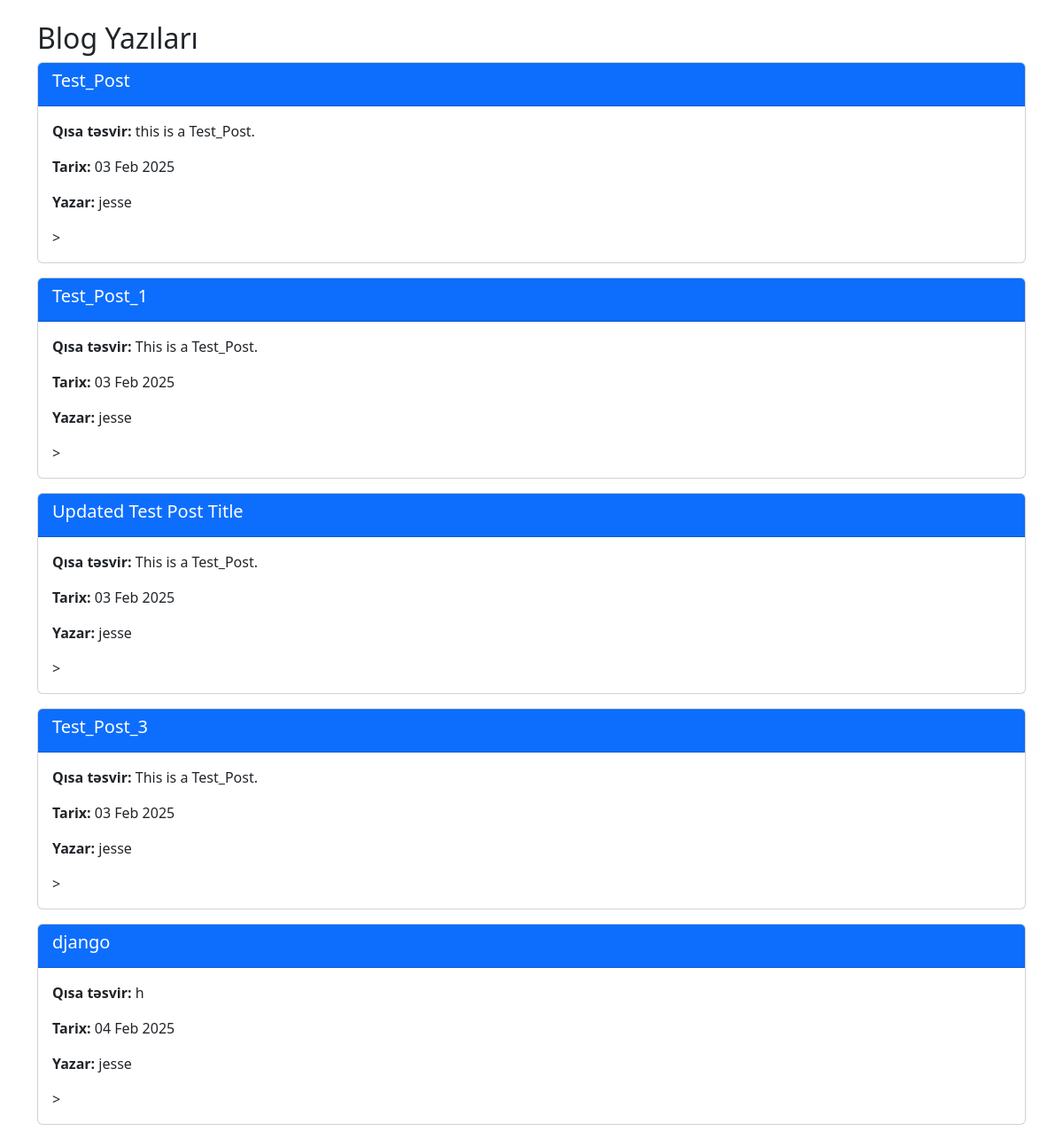
The app's page /api/a with its own data.
### blog/models.py (models this page shows)
class Post(models.Model):
    title=models.CharField( max_length=50)
    content=models.TextField()
    description=models.CharField(max_length=500)
    user=models.ForeignKey(User,  on_delete=models.SET_NULL, null=True, blank=True, default=get_default_user())
    created_at=models.DateTimeField(auto_now_add=True)
    updated_at=models.DateTimeField(auto_now=True)
    def __str__(self):
        return self.title

### blog/views.py (the view)
# urls.py: path('a', views.post, name='post'),
def post(request):
    posts = Post.objects.all()
    print(posts)
    return render(request, 'blog/post.html', {'posts': posts})

### blog/templates/blog/post.html (shortened to what this page needs)
<!DOCTYPE html>
<html lang="az">
  <head>
    <link
      href="https://cdn.jsdelivr.net/npm/bootstrap@5.3.0/dist/css/bootstrap.min.css"
      rel="stylesheet"
    />
  </head>
  <body>
    <div class="container mt-4">
      <h2>Blog Yazıları</h2>
      <div class="list-group">
        {% for post in posts %}
        <div class="card mb-3">
          <div class="card-header bg-primary text-white">
            <h5 class="card-title">{{ post.title }}</h5>
          </div>
          <div class="card-body">
            <p><strong>Qısa təsvir:</strong> {{ post.description }}</p>
            <p><strong>Tarix:</strong> {{ post.created_at|date:"d M Y" }}</p>
            <p><strong>Yazar:</strong> {{ post.user.username }}</p>
            >
          </div>
        </div>
        {% empty %}
        <p>Henüz hiç post yok.</p>
        {% endfor %}
      </div>
    </div>
  </body>
</html>

### records on screen
Post: title "Test_Post", description "this is a Test_Post.", created_at "03 Feb 2025", user.username "jesse"
Post: title "Test_Post_1", description "This is a Test_Post.", created_at "03 Feb 2025", user.username "jesse"
Post: title "Updated Test Post Title", description "This is a Test_Post.", created_at "03 Feb 2025", user.username "jesse"
Post: title "Test_Post_3", description "This is a Test_Post.", created_at "03 Feb 2025", user.username "jesse"
Post: title "django", description "h", created_at "04 Feb 2025", user.username "jesse"
